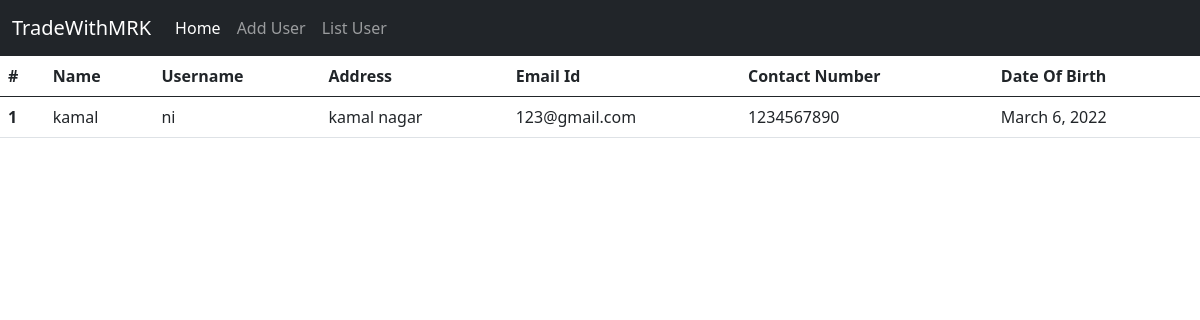
Page /user/show/user/ on the earlier database version.
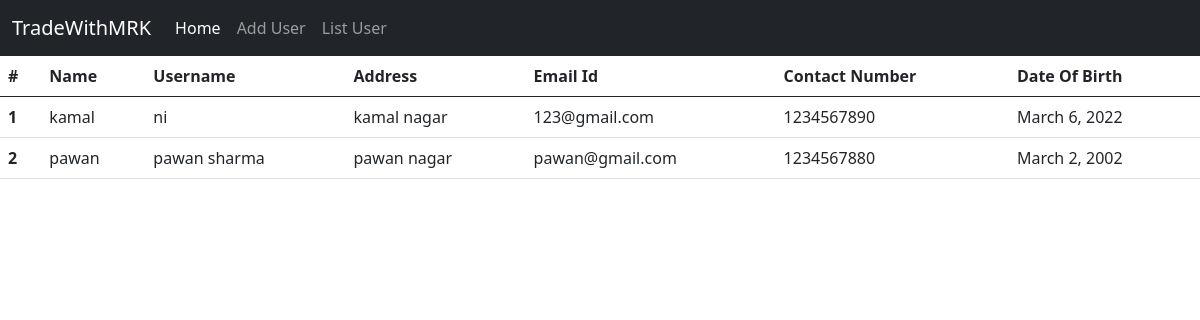
Same page on the later database version.
### User/models.py (models this page shows)
class User(models.Model):
    name=models.CharField(max_length=25)
    username=models.CharField(max_length=25)
    emailid=models.CharField(unique=True,max_length=100)
    phonenumber=models.CharField(max_length=10,unique=True)
    address=models.TextField(max_length=1000)
    dateofbirth=models.DateField()

### User/views.py (the view)
# urls.py: path("show/user/",views.showUser)
def showUser(request):
    try:
        data=User.objects.all()
        return render(request,"listUser.html",{"data":data})
    except:
        return redirect("/")

### template/listUser.html (shortened to what this page needs)
<!DOCTYPE html>
<html lang="en">
<head>
</head>
<body>
    {% include "./navbar.html" %}
    <table class="table">
        <thead>
          <tr>
            <th scope="col">#</th>
            <th scope="col">Name</th>
            <th scope="col">Username</th>
            <th scope="col">Address</th>
            <th scope="col">Email Id</th>
            <th scope="col">Contact Number</th>
            <th scope="col">Date Of Birth</th>
          </tr>
        </thead>
        <tbody>
          {% for user in data%}
          <tr>
            <th scope="row">{{user.id}}</th>
            <td>{{user.name}}</td>
            <td>{{user.username}}</td>
            <td>{{user.address}}</td>
            <td>{{user.emailid}}</td>
            <td>{{user.phonenumber}}</td>
            <td>{{user.dateofbirth}}</td>
          </tr>
            {% endfor %}
        </tbody>
      </table>
</body>
</html>

### template/navbar.html (shortened to what this page needs)
<!DOCTYPE html>
<html lang="en">
    <link href="https://cdn.jsdelivr.net/npm/bootstrap@5.0.2/dist/css/bootstrap.min.css" rel="stylesheet">
<body>
    <nav class="navbar navbar-expand-lg navbar-dark bg-dark">
        <div class="container-fluid">
          <a class="navbar-brand" href="/">TradeWithMRK</a>
          <div class="collapse navbar-collapse" id="navbarSupportedContent">
            <ul class="navbar-nav me-auto mb-2 mb-lg-0">
              <li class="nav-item">
                <a class="nav-link active" aria-current="page" href="/">Home</a>
              </li>
              <li class="nav-item">
                <a class="nav-link" href="/user/adduser/">Add User</a>
              </li>
              <li class="nav-item">
                <a class="nav-link" href="/user/show/user">List User</a>
              </li>
            </ul>
          </div>
        </div>
      </nav>
</body>
</html>

Differences in the rows shown:
added User: id "2", name "pawan", username "pawan sharma", address "pawan nagar", emailid "pawan@gmail.com", phonenumber "1234567880", dateofbirth "March 2, 2002"
